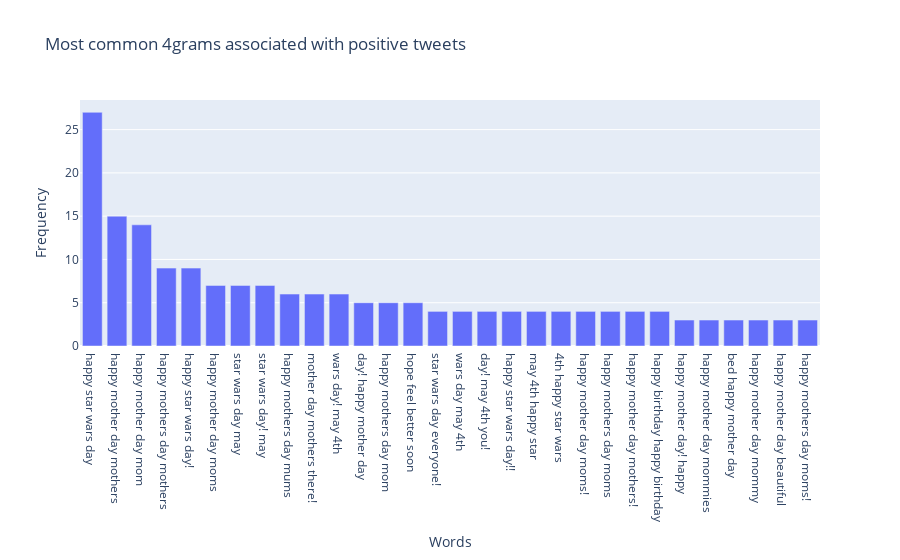

This figure's notebook cell:
### Code cell
plot_freq_dist(create_corpus(positive_text_2), ngram=4, title = 'Most common 4grams associated with positive tweets')

### Figure 1 — Plotly figure (JSON) as saved in the notebook; plotly's stock layout.template omitted (floating-point values rounded to 4 significant figures)
{"data": [{"alignmentgroup": "True", "hovertemplate": "Words=%{x}<br>Frequency=%{y}<extra></extra>", "legendgroup": "", "marker": {"color": "#636efa"}, "name": "", "offsetgroup": "", "orientation": "v", "showlegend": false, "textposition": "auto", "type": "bar", "x": ["happy star wars day", "happy mother day mothers", "happy mother day mom", "happy mothers day mothers", "happy star wars day!", "happy mother day moms", "star wars day may", "star wars day! may", "happy mothers day mums", "mother day mothers there!", "wars day! may 4th", "day! happy mother day", "happy mothers day mom", "hope feel better soon", "star wars day everyone!", "wars day may 4th", "day! may 4th you!", "happy star wars day!!", "may 4th happy star", "4th happy star wars", "happy mother day moms!", "happy mothers day moms", "happy mother day mothers!", "happy birthday happy birthday", "happy mother day! happy", "happy mother day mommies", "bed happy mother day", "happy mother day mommy", "happy mother day beautiful", "happy mothers day moms!"], "xaxis": "x", "y": [27, 15, 14, 9, 9, 7, 7, 7, 6, 6, 6, 5, 5, 5, 4, 4, 4, 4, 4, 4, 4, 4, 4, 4, 3, 3, 3, 3, 3, 3], "yaxis": "y"}], "layout": {"autosize": true, "barmode": "relative", "legend": {"tracegroupgap": 0}, "title": {"text": "Most common 4grams associated with positive tweets"}, "xaxis": {"anchor": "y", "autorange": true, "domain": [0, 1], "range": [-0.5, 29.5], "title": {"text": "Words"}, "type": "category"}, "yaxis": {"anchor": "x", "autorange": true, "domain": [0, 1], "range": [0, 28.42], "title": {"text": "Frequency"}, "type": "linear"}}}
